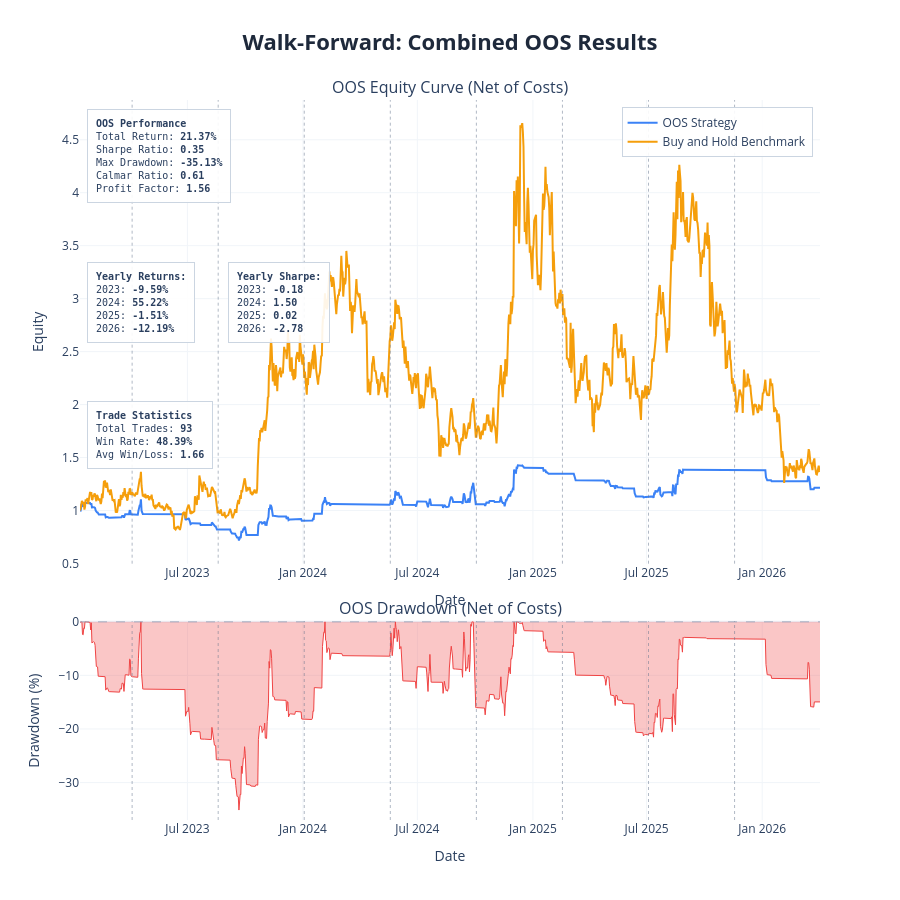

The notebook cell saved with this chart:
### Markdown cell above
---
## Results Charts and Cost Stress Test

| Parameter | Description | Default |
|---|---|---|
| `show_fold_perf` | IS vs OOS bars for return, Sharpe, drawdown per fold | `False` |
| `show_param_evol` | Parameter evolution across folds with ±1 std bands | `False` |
| `show_oos_equity` | Combined OOS equity curve + drawdown with fold boundaries | `True` |
| `show_trades` | Overlay entry/exit markers on OOS equity chart | `False` |
| `benchmark_data` | DataFrame with `Close` column for buy & hold comparison | `None` |
| `save_html_dir` | Directory path to save charts as HTML files, or `None` | `None` |

**Cost Stress Test:** re-run the combined OOS backtest at 1×, 1.5×, 2×, 3× the base cost. Fragile strategies collapse; robust ones degrade gradually.

### Code cell
plot_walk_forward_results(
    results          = results,
    param_defs       = PARAM_DEFS,
    fixed_params     = FIXED_PARAMS,
    benchmark_data   = df,
    show             = True,
    save_html_dir    = None,
    show_fold_perf   = False,   # IS vs OOS bars by fold
    show_param_evol  = False,   # parameter evolution across folds
    show_oos_equity  = True,   # combined OOS equity curve
    show_trades      = False,  # trade markers on OOS equity chart
)

# ── transaction cost stress test ──────────────────────────────────────────

if results['oos_combined_df'] is not None:
    cost_df = cost_stress_test(
        oos_combined_df  = results['oos_combined_df'],
        cost_multipliers = (1.0, 1.5, 2.0, 3.0),
        base_cost        = COST,
    )
else:
    print('No combined OOS dataframe — skip cost stress test')

### Figure 1 — Plotly figure (JSON) as saved in the notebook; plotly's stock layout.template omitted (floating-point values rounded to 4 significant figures; data arrays with more than 128 entries replaced by an {"elided": "..."} marker saying what was removed)
{"data": [{"hovertemplate": "<b>OOS Strategy</b><br>Date: %{x}<br>Equity: %{y:.4f}<extra></extra>", "line": {"color": "#3b82f6", "width": 2}, "mode": "lines", "name": "OOS Strategy", "type": "scatter", "x": {"elided": "1179 str values"}, "xaxis": "x", "y": {"elided": "1179 float values"}, "yaxis": "y"}, {"hovertemplate": "<b>Buy and Hold Benchmark</b><br>Date: %{x}<br>Equity: %{y:.4f}<extra></extra>", "line": {"color": "#f59e0b", "width": 2}, "mode": "lines", "name": "Buy and Hold Benchmark", "type": "scatter", "x": {"elided": "1179 str values"}, "xaxis": "x", "y": {"elided": "1179 float values"}, "yaxis": "y"}, {"fill": "tozeroy", "fillcolor": "rgba(239, 68, 68, 0.3)", "hovertemplate": "<b>Drawdown</b><br>Date: %{x}<br>%{y:.2f}%<extra></extra>", "line": {"color": "#ef4444", "width": 1}, "mode": "lines", "name": "Drawdown", "showlegend": false, "type": "scatter", "x": {"elided": "1179 str values"}, "xaxis": "x2", "y": {"elided": "1179 float values"}, "yaxis": "y2"}], "layout": {"annotations": [{"font": {"size": 16}, "showarrow": false, "text": "OOS Equity Curve (Net of Costs)", "x": 0.5, "xanchor": "center", "xref": "paper", "y": 1, "yanchor": "bottom", "yref": "paper"}, {"font": {"size": 16}, "showarrow": false, "text": "OOS Drawdown (Net of Costs)", "x": 0.5, "xanchor": "center", "xref": "paper", "y": 0.276, "yanchor": "bottom", "yref": "paper"}, {"align": "left", "bgcolor": "rgba(255, 255, 255, 0.9)", "bordercolor": "#cbd5e1", "borderpad": 8, "borderwidth": 1, "font": {"family": "monospace", "size": 10}, "showarrow": false, "text": "<b>OOS Performance</b><br>Total Return: <b>21.37%</b><br>Sharpe Ratio: <b>0.35</b><br>Max Drawdown: <b>-35.13%</b><br>Calmar Ratio: <b>0.61</b><br>Profit Factor: <b>1.56</b>", "x": 0.01, "xanchor": "left", "xref": "x domain", "y": 0.98, "yanchor": "top", "yref": "y domain"}, {"align": "left", "bgcolor": "rgba(255, 255, 255, 0.9)", "bordercolor": "#cbd5e1", "borderpad": 8, "borderwidth": 1, "font": {"family": "monospace", "size": 10}, "showarrow": false, "text": "<b>Yearly Returns:</b><br>2023: <b>-9.59%</b><br>2024: <b>55.22%</b><br>2025: <b>-1.51%</b><br>2026: <b>-12.19%</b><br>", "x": 0.01, "xanchor": "left", "xref": "x domain", "y": 0.65, "yanchor": "top", "yref": "y domain"}, {"align": "left", "bgcolor": "rgba(255, 255, 255, 0.9)", "bordercolor": "#cbd5e1", "borderpad": 8, "borderwidth": 1, "font": {"family": "monospace", "size": 10}, "showarrow": false, "text": "<b>Yearly Sharpe:</b><br>2023: <b>-0.18</b><br>2024: <b>1.50</b><br>2025: <b>0.02</b><br>2026: <b>-2.78</b><br>", "x": 0.2, "xanchor": "left", "xref": "x domain", "y": 0.65, "yanchor": "top", "yref": "y domain"}, {"align": "left", "bgcolor": "rgba(255, 255, 255, 0.9)", "bordercolor": "#cbd5e1", "borderpad": 8, "borderwidth": 1, "font": {"family": "monospace", "size": 10}, "showarrow": false, "text": "<b>Trade Statistics</b><br>Total Trades: <b>93</b><br>Win Rate: <b>48.39%</b><br>Avg Win/Loss: <b>1.66</b>", "x": 0.01, "xanchor": "left", "xref": "x domain", "y": 0.35, "yanchor": "top", "yref": "y domain"}], "height": 900, "hovermode": "x unified", "legend": {"bgcolor": "rgba(255, 255, 255, 0.9)", "bordercolor": "#cbd5e1", "borderwidth": 1, "x": 0.99, "xanchor": "right", "y": 0.99, "yanchor": "top"}, "shapes": [{"line": {"color": "#94a3b8", "dash": "dash", "width": 1}, "type": "line", "x0": 0, "x1": 1, "xref": "x2 domain", "y0": 0, "y1": 0, "yref": "y2"}, {"line": {"color": "rgba(100,116,139,0.5)", "dash": "dot", "width": 1}, "type": "line", "x0": "2023-04-04 00:00:00", "x1": "2023-04-04 00:00:00", "xref": "x", "y0": 0, "y1": 1, "yref": "y domain"}, {"line": {"color": "rgba(100,116,139,0.5)", "dash": "dot", "width": 1}, "type": "line", "x0": "2023-04-04 00:00:00", "x1": "2023-04-04 00:00:00", "xref": "x2", "y0": 0, "y1": 1, "yref": "y2 domain"}, {"line": {"color": "rgba(100,116,139,0.5)", "dash": "dot", "width": 1}, "type": "line", "x0": "2023-08-19 00:00:00", "x1": "2023-08-19 00:00:00", "xref": "x", "y0": 0, "y1": 1, "yref": "y domain"}, {"line": {"color": "rgba(100,116,139,0.5)", "dash": "dot", "width": 1}, "type": "line", "x0": "2023-08-19 00:00:00", "x1": "2023-08-19 00:00:00", "xref": "x2", "y0": 0, "y1": 1, "yref": "y2 domain"}, {"line": {"color": "rgba(100,116,139,0.5)", "dash": "dot", "width": 1}, "type": "line", "x0": "2024-01-03 00:00:00", "x1": "2024-01-03 00:00:00", "xref": "x", "y0": 0, "y1": 1, "yref": "y domain"}, {"line": {"color": "rgba(100,116,139,0.5)", "dash": "dot", "width": 1}, "type": "line", "x0": "2024-01-03 00:00:00", "x1": "2024-01-03 00:00:00", "xref": "x2", "y0": 0, "y1": 1, "yref": "y2 domain"}, {"line": {"color": "rgba(100,116,139,0.5)", "dash": "dot", "width": 1}, "type": "line", "x0": "2024-05-19 00:00:00", "x1": "2024-05-19 00:00:00", "xref": "x", "y0": 0, "y1": 1, "yref": "y domain"}, {"line": {"color": "rgba(100,116,139,0.5)", "dash": "dot", "width": 1}, "type": "line", "x0": "2024-05-19 00:00:00", "x1": "2024-05-19 00:00:00", "xref": "x2", "y0": 0, "y1": 1, "yref": "y2 domain"}, {"line": {"color": "rgba(100,116,139,0.5)", "dash": "dot", "width": 1}, "type": "line", "x0": "2024-10-03 00:00:00", "x1": "2024-10-03 00:00:00", "xref": "x", "y0": 0, "y1": 1, "yref": "y domain"}, {"line": {"color": "rgba(100,116,139,0.5)", "dash": "dot", "width": 1}, "type": "line", "x0": "2024-10-03 00:00:00", "x1": "2024-10-03 00:00:00", "xref": "x2", "y0": 0, "y1": 1, "yref": "y2 domain"}, {"line": {"color": "rgba(100,116,139,0.5)", "dash": "dot", "width": 1}, "type": "line", "x0": "2025-02-17 00:00:00", "x1": "2025-02-17 00:00:00", "xref": "x", "y0": 0, "y1": 1, "yref": "y domain"}, {"line": {"color": "rgba(100,116,139,0.5)", "dash": "dot", "width": 1}, "type": "line", "x0": "2025-02-17 00:00:00", "x1": "2025-02-17 00:00:00", "xref": "x2", "y0": 0, "y1": 1, "yref": "y2 domain"}, {"line": {"color": "rgba(100,116,139,0.5)", "dash": "dot", "width": 1}, "type": "line", "x0": "2025-07-04 00:00:00", "x1": "2025-07-04 00:00:00", "xref": "x", "y0": 0, "y1": 1, "yref": "y domain"}, {"line": {"color": "rgba(100,116,139,0.5)", "dash": "dot", "width": 1}, "type": "line", "x0": "2025-07-04 00:00:00", "x1": "2025-07-04 00:00:00", "xref": "x2", "y0": 0, "y1": 1, "yref": "y2 domain"}, {"line": {"color": "rgba(100,116,139,0.5)", "dash": "dot", "width": 1}, "type": "line", "x0": "2025-11-18 00:00:00", "x1": "2025-11-18 00:00:00", "xref": "x", "y0": 0, "y1": 1, "yref": "y domain"}, {"line": {"color": "rgba(100,116,139,0.5)", "dash": "dot", "width": 1}, "type": "line", "x0": "2025-11-18 00:00:00", "x1": "2025-11-18 00:00:00", "xref": "x2", "y0": 0, "y1": 1, "yref": "y2 domain"}], "showlegend": true, "title": {"font": {"color": "#1E293B", "size": 22}, "text": "<b>Walk-Forward: Combined OOS Results</b>", "x": 0.5, "xanchor": "center"}, "xaxis": {"anchor": "y", "domain": [0, 1], "gridcolor": "#f1f5f9", "gridwidth": 1, "showgrid": true, "title": {"text": "Date"}}, "xaxis2": {"anchor": "y2", "domain": [0, 1], "gridcolor": "#f1f5f9", "gridwidth": 1, "showgrid": true, "title": {"text": "Date"}}, "yaxis": {"anchor": "x", "domain": [0.356, 1], "gridcolor": "#f1f5f9", "gridwidth": 1, "showgrid": true, "title": {"text": "Equity"}}, "yaxis2": {"anchor": "x2", "domain": [0, 0.276], "gridcolor": "#f1f5f9", "gridwidth": 1, "showgrid": true, "title": {"text": "Drawdown (%)"}}}}
